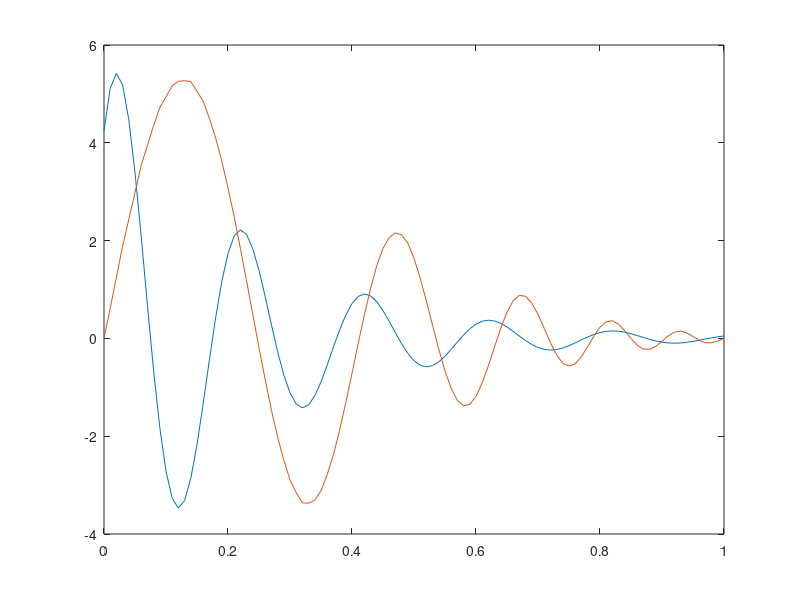
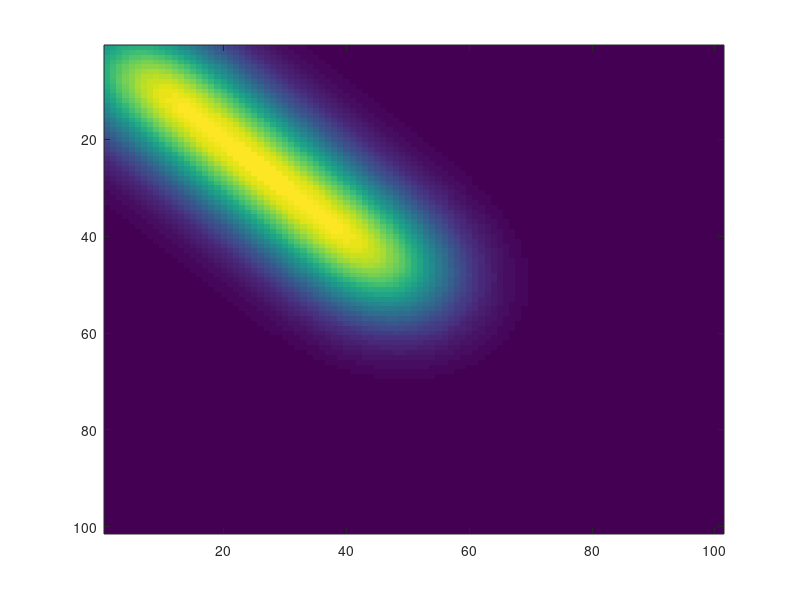
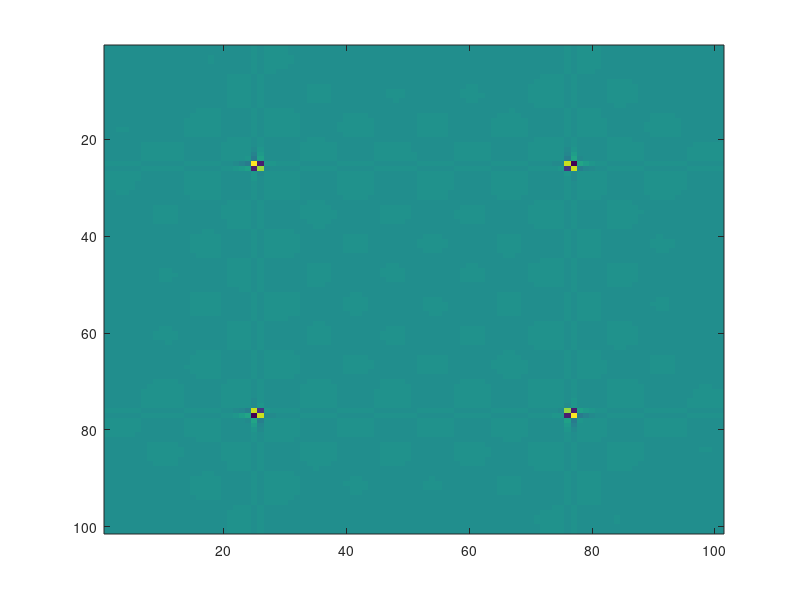

Here is the MATLAB script that generated these plots, in order: (Note: this script raises an error after producing the figures.)
%%%%%%%%%%%%%%%%%%%%%%%%%%%%%%%%%%%%%%%%%%%%%%%%%%%%%%%%%%%%%%%%%%%%%%%%%%%%%%%%%%%%%%%%%%
%%% Generate data
%%%%%%%%%%%%%%%%%%%%%%%%%%%%%%%%%%%%%%%%%%%%%%%%%%%%%%%%%%%%%%%%%%%%%%%%%%%%%%%%%%%%%%%%%%
clear; close all;
N = 101;

seed = rand*1000;
rng(824);

t = linspace(0,1,N);
f1 = @(x) 6*(0.8).^(20*x).*cos(10*pi.*x-pi/4);
f2 = @(x) 6*(0.8).^(20*x).*sin(10*pi.*x);
time_gap = 1/(N-1);
a = [-0.5, 2];
f1 = f1(t)';


% % random generate true gamma2 to align f to get f2
% tan2 = zeros(1, N);
% 
% S = [];
% for j =1: dn
%     S(j) = normrnd(0, sigma/j);
%     tan2 = tan2 + S(j)*b1(j,:);
% end
% tan2 = tan2-log(trapz(t,exp(tan2)));
% 
% temp = exp(tan2)./trapz(t, exp(tan2),2);
% gamma2 = cumsum(temp.^2,2)/sum(temp.^2,2);    

% % set fixed gamma2
gamma2 = (exp(a(2)*t)-1)/(exp(a(2))-1);
gamma_true = interp1(gamma2, t, t);
f2 = 1.1*interp1(t,f2(t),gamma2);
f2 = f2';
figure(1); clf;
plot(t, f1, t, f2);
q1 = sign(gradient(f1)/time_gap).*sqrt(abs(gradient(f1)/time_gap));
q2 = sign(gradient(f2)/time_gap).*sqrt(abs(gradient(f2)/time_gap));

%define the covariance for the gamma function
mu = zeros(1, N);
% f_cov = ones(1, N);
f_cov= [5*ones(1, (N-1)/2+1), 0.01*ones(1, (N-1)/2-0)];
Cr1 = diag(f_cov);
sigma_kernel = 8;
kernel_size = 51; % Adjust the size as needed
[X, Y] = meshgrid(-(kernel_size-1)/2:(kernel_size-1)/2, -(kernel_size-1)/2:(kernel_size-1)/2);
gaussian_kernel = exp(-(X.^2 + Y.^2) / (2 * sigma_kernel^2));
Cr2 = 0.09*conv2(Cr1, gaussian_kernel, 'same'); %change to 0.01, we can get second-optimal
Cr = Cr2;
[V, D, U] = svd(Cr);
neg_eigenvalues = find(diag(D) < 0);
D(neg_eigenvalues, neg_eigenvalues) = D(neg_eigenvalues, neg_eigenvalues)*-1;
Cr = V * D * V';



% % Define the value of pho
% pho = 0.999;  % You can change this to your desired value
% % Initialize an empty matrix of size (n+1) x (n+1)

% % f_cov = ones(1, N);
% f_cov= [ones(1, (N-1)/2+1), 0.8*ones(1, (N-1)/2)];
% Cr = diag(f_cov);
% % Cr = zeros(N, N);
% 
% % Fill in the matrix
% for i = 1:N
%     for j = 1:N
%         if i ~= j
%             Cr(i, j) = pho^(abs(i-j));
%         end
%     end
% end
% 
% Cr = 5*Cr;

% figure(8);clf
% EX = mvnrnd(mu, Cr, 50);
% plot(t, EX)
figure(1001); clf;
imagesc(Cr);
try chol(Cr)
    disp('Matrix is symmetric positive definite.')
catch ME
    disp('Matrix is not symmetric positive definite')
end

inv_cr = inv(Cr);
figure(1002); clf;
imagesc(inv_cr);
%%%%%%%%%%%%%%%%%%%%%%%%%%%%%%%%%%%%%%%%%%%%%%%%%%%%%%%%%%%%%%%%%%%%%%%%%%%%%%%%%%%%%%%%%%
%%% Dynamic programming to match f1 and f2 
%%%%%%%%%%%%%%%%%%%%%%%%%%%%%%%%%%%%%%%%%%%%%%%%%%%%%%%%%%%%%%%%%%%%%%%%%%%%%%%%%%%%%%%%%%
gamma_t = DynamicProgrammingQ_Adam(q2', q1', 0, 0);


%%%%%%%%%%%%%%%%%%%%%%%%%%%%%%%%%%%%%%%%%%%%%%%%%%%%%%%%%%%%%%%%%%%%%%%%%%%%%%%%%%%%%%%%%%
%%% bayesian
%%%%%%%%%%%%%%%%%%%%%%%%%%%%%%%%%%%%%%%%%%%%%%%%%%%%%%%%%%%%%%%%%%%%%%%%%%%%%%%%%%%%%%%%%%
% 1. initiate phi 
% svd of Cr
[U, S, V] = svd(Cr);
S = S*time_gap;

dn = 50;
for j = 1:dn
    U1(j,:) = U(:,j);
    U1(j,:) = U1(j,:)/sqrt(trapz(t, U1(j,:).^2)); 
end

phi_int = zeros(1, N);

% for j = 1:dn
%     phi_int = phi_int + normrnd(0, sqrt(S(j,j)))*U1(j,:);
% end
% phi_int = phi_int-log(trapz(t,exp(phi_int)));

phi_int = mvnrnd(mu, Cr, 1);
phi_int = phi_int-log(trapz(t,exp(phi_int)));

figure(101); clf;
plot(t, phi_int);
figure(102); clf;
gamma_in = cumsum(exp(phi_int))./sum(exp(phi_int));
gamma_in = (gamma_in-min(gamma_in))/(max(gamma_in)-min(gamma_in)); 
plot(t, gamma_in);
%%
%2. Initiate sigma1
sigma1_int = 2;

%3: update g and sigma1
J = 10000;
phi_set = [];
phi_set(1,:) = phi_int;

%set the parameters for the pCN-mixture
betals = [0.5, linspace(0.01, 0.1,9)];
probabilities = repmat(0.1, 1, 10);


for j = 1: J
    %propose new phi
    kesi = mvnrnd(mu, Cr, 1);
%     kesi = zeros(1, N);
%     for jj = 1:dn
%         kesi = kesi + normrnd(0, sqrt(S(jj,jj)))*U1(jj,:);
%     end
    kesi = kesi-log(trapz(t,exp(kesi)));
    beta = randsample(betals, 1,true, probabilities);
    phi_new = phi_set(j,:)*sqrt(1-beta^2) + beta*kesi;
    phi_new = phi_new-log(trapz(t,exp(phi_new)));
    
    % calculate MCMC acceptance ratio
    [lossratio, sse_diff(j)] = cal_joint_ratio_clr(sigma1_int, q1, q2, t, phi_new, phi_set(j,:));
    lossratio_(j) = lossratio;
    lamd_p = min(1, lossratio);

    if rand()<lamd_p
        phi_set(j+1,:) = phi_new;
    else
        phi_set(j+1,:) = phi_set(j,:);
    end
    
    temp_t = cumtrapz(t,exp(phi_set(j+1,:)))./trapz(t, exp(phi_set(j+1,:)),2);
    temp_t = round(temp_t/temp_t(end)*(N-1))+1;
    gam1_dev = exp(phi_set(j+1,:));
    SSE = (norm(q2 - q1(temp_t).*sqrt(gam1_dev')))^2;
    sse_(j) = SSE;

end

% plot the sample gamma
gamma_new = [];
cnt = 1;
for j = 1:J+1
%     phi_set(j,:) = phi_set(j,:)-log(trapz(t,exp(phi_set(j,:))));
    gamma_new(j,:) = cumsum(exp(phi_set(j,:)))./sum(exp(phi_set(j,:)));
    gamma_new(j,:) = (gamma_new(j,:)-min(gamma_new(j,:)))/(max(gamma_new(j,:))-min(gamma_new(j,:)));
end


fgamma = gamma_new(J/2+1:10:J+1,:);
fphi_set = phi_set(J/2+1:10:J+1,:);

eps = 1e-5;
learn_rate = 0.1;
sample_mean = mean(phi_set,1);
gamma_mean = cumsum(exp(sample_mean))./sum(exp(sample_mean));
gamma_mean = (gamma_mean-min(gamma_mean))/(max(gamma_mean)-min(gamma_mean));





figure(1); clf;
hold on;
plot(t,gamma_new);
plot(t,gamma_true ,'k','LineWidth',2);
plot(t,gamma_t,'m--','LineWidth',2);
plot(t,gamma_mean','b--','LineWidth',2);
lsize = 16; % Label fontsize
nsize = 18; % Axis fontsize
axis equal;
ylim([0,1]);
xlim([0,1]);
xticks([0 0.2 0.4 0.6 0.8 1]);
set(gca, 'Fontsize', nsize,'linewidth', 1.5)
set(gcf,'paperpositionmode','auto');
set(gcf,'windowstyle','normal');
set(gca,'LooseInset',max(get(gca,'TightInset'), 0.02))
set(gca,'fontweight','normal')
opts.Colors     = get(groot,'defaultAxesColorOrder');
opts.saveFolder = 'img/';
opts.width      = 12;
opts.height     = 10;
opts.fontType   = 'Times';
% 
figure(4); clf;
hold on;
plot(t,fphi_set);


f2_gamma_t = interp1(t,f2,gamma_mean);
figure(2);clf;
plot(t,f1,'b.','LineWidth', 1.5);
hold on;
plot(t,f2,'g.','LineWidth', 1.5);
plot(t, f2_gamma_t, 'r','LineWidth', 1.5)

figure(3);clf;
plot(t,q1,'b.','LineWidth', 1.5);
hold on;
plot(t,q2,'g.','LineWidth', 1.5);

figure(5);clf;
subplot(2,1,1);
plot(sse_)
subplot(2,1,2);
hist(sse_);
% 
figure (8);clf;
for i =1:N
    eigenvalue(i) = S(i,i);
end
plot(cumsum(eigenvalue(1:50))/sum(eigenvalue),'linewidth', 1.5);


%% Perform k-means clustering
[idx, centers] = kmeans(gamma_new, 3);


figure(11); clf;
hold on;
plot(t,gamma_new(idx==1,:),'Color', [0.8 0.8 0.8]);
plot(t,gamma_new(idx==2,:),'g');
plot(t, centers(1,:),'k','LineWidth',2)
plot(t, centers(2,:),'b','LineWidth',2)
plot(t, centers(3,:),'r','LineWidth',2)
plot(t,gamma_t,'m--','LineWidth',2);
lsize = 16; % Label fontsize
nsize = 18; % Axis fontsize
axis equal;
ylim([0,1]);
xlim([0,1]);
xticks([0 0.2 0.4 0.6 0.8 1]);
set(gca, 'Fontsize', nsize,'linewidth', 1.5)
set(gcf,'paperpositionmode','auto');
set(gcf,'windowstyle','normal');
set(gca,'LooseInset',max(get(gca,'TightInset'), 0.02))
set(gca,'fontweight','normal')
opts.Colors     = get(groot,'defaultAxesColorOrder');
opts.saveFolder = 'img/';
opts.width      = 12;
opts.height     = 10;
opts.fontType   = 'Times';

f2_gamma_t1 = interp1(t,f2,centers(1,:));
f2_gamma_t2 = interp1(t,f2,centers(2,:));
f2_gamma_t3 = interp1(t,f2,centers(3,:));
figure(22);clf;
plot(t,f1,'b.','LineWidth', 1.5);
hold on;
plot(t,f2,'g.','LineWidth', 1.5);
plot(t, f2_gamma_t1, 'k','LineWidth', 1.5)
plot(t, f2_gamma_t2, 'b','LineWidth', 1.5)
plot(t, f2_gamma_t3, 'r','LineWidth', 1.5)

% figure(1); hold on;
% plot(t, t, 'k--')